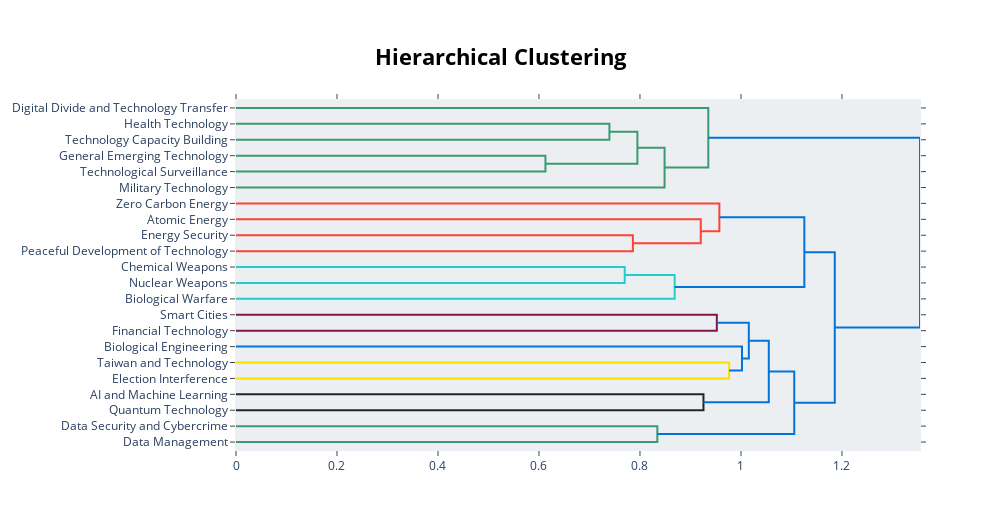

The cell this chart's notebook holds for it:
### Markdown cell above
## Visualise connections between topics

### Code cell
topic_model.visualize_hierarchy(topics = zeroshot_topic_ids, custom_labels = True)

### Figure 1 — Plotly figure (JSON) as saved in the notebook; plotly's stock layout.template omitted (floating-point values rounded to 4 significant figures)
{"data": [{"hoverinfo": "text", "marker": {"color": "rgb(61,153,112)"}, "mode": "lines", "type": "scatter", "x": [0.0, 0.7395, 0.7395, 0.0], "xaxis": "x", "y": [-15.0, -15.0, -25.0, -25.0], "yaxis": "y"}, {"hoverinfo": "text", "marker": {"color": "rgb(61,153,112)"}, "mode": "lines", "type": "scatter", "x": [0.0, 0.6128, 0.6128, 0.0], "xaxis": "x", "y": [-35.0, -35.0, -45.0, -45.0], "yaxis": "y"}, {"hoverinfo": "text", "marker": {"color": "rgb(61,153,112)"}, "mode": "lines", "type": "scatter", "x": [0.7395, 0.7949, 0.7949, 0.6128], "xaxis": "x", "y": [-20.0, -20.0, -40.0, -40.0], "yaxis": "y"}, {"hoverinfo": "text", "marker": {"color": "rgb(61,153,112)"}, "mode": "lines", "type": "scatter", "x": [0.7949, 0.8487, 0.8487, 0.0], "xaxis": "x", "y": [-30.0, -30.0, -55.0, -55.0], "yaxis": "y"}, {"hoverinfo": "text", "marker": {"color": "rgb(61,153,112)"}, "mode": "lines", "type": "scatter", "x": [0.0, 0.9353, 0.9353, 0.8487], "xaxis": "x", "y": [-5.0, -5.0, -42.5, -42.5], "yaxis": "y"}, {"hoverinfo": "text", "marker": {"color": "rgb(255,65,54)"}, "mode": "lines", "type": "scatter", "x": [0.0, 0.786, 0.786, 0.0], "xaxis": "x", "y": [-85.0, -85.0, -95.0, -95.0], "yaxis": "y"}, {"hoverinfo": "text", "marker": {"color": "rgb(255,65,54)"}, "mode": "lines", "type": "scatter", "x": [0.0, 0.9203, 0.9203, 0.786], "xaxis": "x", "y": [-75.0, -75.0, -90.0, -90.0], "yaxis": "y"}, {"hoverinfo": "text", "marker": {"color": "rgb(255,65,54)"}, "mode": "lines", "type": "scatter", "x": [0.0, 0.9572, 0.9572, 0.9203], "xaxis": "x", "y": [-65.0, -65.0, -82.5, -82.5], "yaxis": "y"}, {"hoverinfo": "text", "marker": {"color": "rgb(35,205,205)"}, "mode": "lines", "type": "scatter", "x": [0.0, 0.7698, 0.7698, 0.0], "xaxis": "x", "y": [-105.0, -105.0, -115.0, -115.0], "yaxis": "y"}, {"hoverinfo": "text", "marker": {"color": "rgb(35,205,205)"}, "mode": "lines", "type": "scatter", "x": [0.7698, 0.8687, 0.8687, 0.0], "xaxis": "x", "y": [-110.0, -110.0, -125.0, -125.0], "yaxis": "y"}, {"hoverinfo": "text", "marker": {"color": "rgb(0,116,217)"}, "mode": "lines", "type": "scatter", "x": [0.9572, 1.126, 1.126, 0.8687], "xaxis": "x", "y": [-73.75, -73.75, -117.5, -117.5], "yaxis": "y"}, {"hoverinfo": "text", "marker": {"color": "rgb(133,20,75)"}, "mode": "lines", "type": "scatter", "x": [0.0, 0.9522, 0.9522, 0.0], "xaxis": "x", "y": [-135.0, -135.0, -145.0, -145.0], "yaxis": "y"}, {"hoverinfo": "text", "marker": {"color": "rgb(255,220,0)"}, "mode": "lines", "type": "scatter", "x": [0.0, 0.9766, 0.9766, 0.0], "xaxis": "x", "y": [-165.0, -165.0, -175.0, -175.0], "yaxis": "y"}, {"hoverinfo": "text", "marker": {"color": "rgb(0,116,217)"}, "mode": "lines", "type": "scatter", "x": [0.0, 1.002, 1.002, 0.9766], "xaxis": "x", "y": [-155.0, -155.0, -170.0, -170.0], "yaxis": "y"}, {"hoverinfo": "text", "marker": {"color": "rgb(0,116,217)"}, "mode": "lines", "type": "scatter", "x": [0.9522, 1.016, 1.016, 1.002], "xaxis": "x", "y": [-140.0, -140.0, -162.5, -162.5], "yaxis": "y"}, {"hoverinfo": "text", "marker": {"color": "rgb(40,35,35)"}, "mode": "lines", "type": "scatter", "x": [0.0, 0.9258, 0.9258, 0.0], "xaxis": "x", "y": [-185.0, -185.0, -195.0, -195.0], "yaxis": "y"}, {"hoverinfo": "text", "marker": {"color": "rgb(0,116,217)"}, "mode": "lines", "type": "scatter", "x": [1.016, 1.055, 1.055, 0.9258], "xaxis": "x", "y": [-151.2, -151.2, -190.0, -190.0], "yaxis": "y"}, {"hoverinfo": "text", "marker": {"color": "rgb(61,153,112)"}, "mode": "lines", "type": "scatter", "x": [0.0, 0.8344, 0.8344, 0.0], "xaxis": "x", "y": [-205.0, -205.0, -215.0, -215.0], "yaxis": "y"}, {"hoverinfo": "text", "marker": {"color": "rgb(0,116,217)"}, "mode": "lines", "type": "scatter", "x": [1.055, 1.105, 1.105, 0.8344], "xaxis": "x", "y": [-170.6, -170.6, -210.0, -210.0], "yaxis": "y"}, {"hoverinfo": "text", "marker": {"color": "rgb(0,116,217)"}, "mode": "lines", "type": "scatter", "x": [1.126, 1.186, 1.186, 1.105], "xaxis": "x", "y": [-95.62, -95.62, -190.3, -190.3], "yaxis": "y"}, {"hoverinfo": "text", "marker": {"color": "rgb(0,116,217)"}, "mode": "lines", "type": "scatter", "x": [0.9353, 1.355, 1.355, 1.186], "xaxis": "x", "y": [-23.75, -23.75, -143.0, -143.0], "yaxis": "y"}], "layout": {"autosize": false, "height": 530, "hoverlabel": {"bgcolor": "white", "font": {"family": "Rockwell", "size": 16}}, "hovermode": "closest", "plot_bgcolor": "#ECEFF1", "showlegend": false, "title": {"font": {"color": "Black", "size": 22}, "text": "<b>Hierarchical Clustering</b>", "x": 0.5, "xanchor": "center", "yanchor": "top"}, "width": 1000, "xaxis": {"mirror": "allticks", "rangemode": "tozero", "showgrid": false, "showline": true, "showticklabels": true, "ticks": "outside", "type": "linear", "zeroline": false}, "yaxis": {"mirror": "allticks", "range": [-220, 0], "rangemode": "tozero", "showgrid": false, "showline": true, "showticklabels": true, "tickmode": "array", "ticks": "outside", "ticktext": ["Digital Divide and Technology Transfer", "Health Technology", "Technology Capacity Building", "General Emerging Technology", "Technological Surveillance", "Military Technology", "Zero Carbon Energy", "Atomic Energy", "Energy Security", "Peaceful Development of Technology", "Chemical Weapons", "Nuclear Weapons", "Biological Warfare", "Smart Cities", "Financial Technology", "Biological Engineering", "Taiwan and Technology", "Election Interference", "AI and Machine Learning", "Quantum Technology", "Data Security and Cybercrime", "Data Management"], "tickvals": [-5, -15, -25, -35, -45, -55, -65, -75, -85, -95, -105, -115, -125, -135, -145, -155, -165, -175, -185, -195, -205, -215], "type": "linear", "zeroline": false}}}
